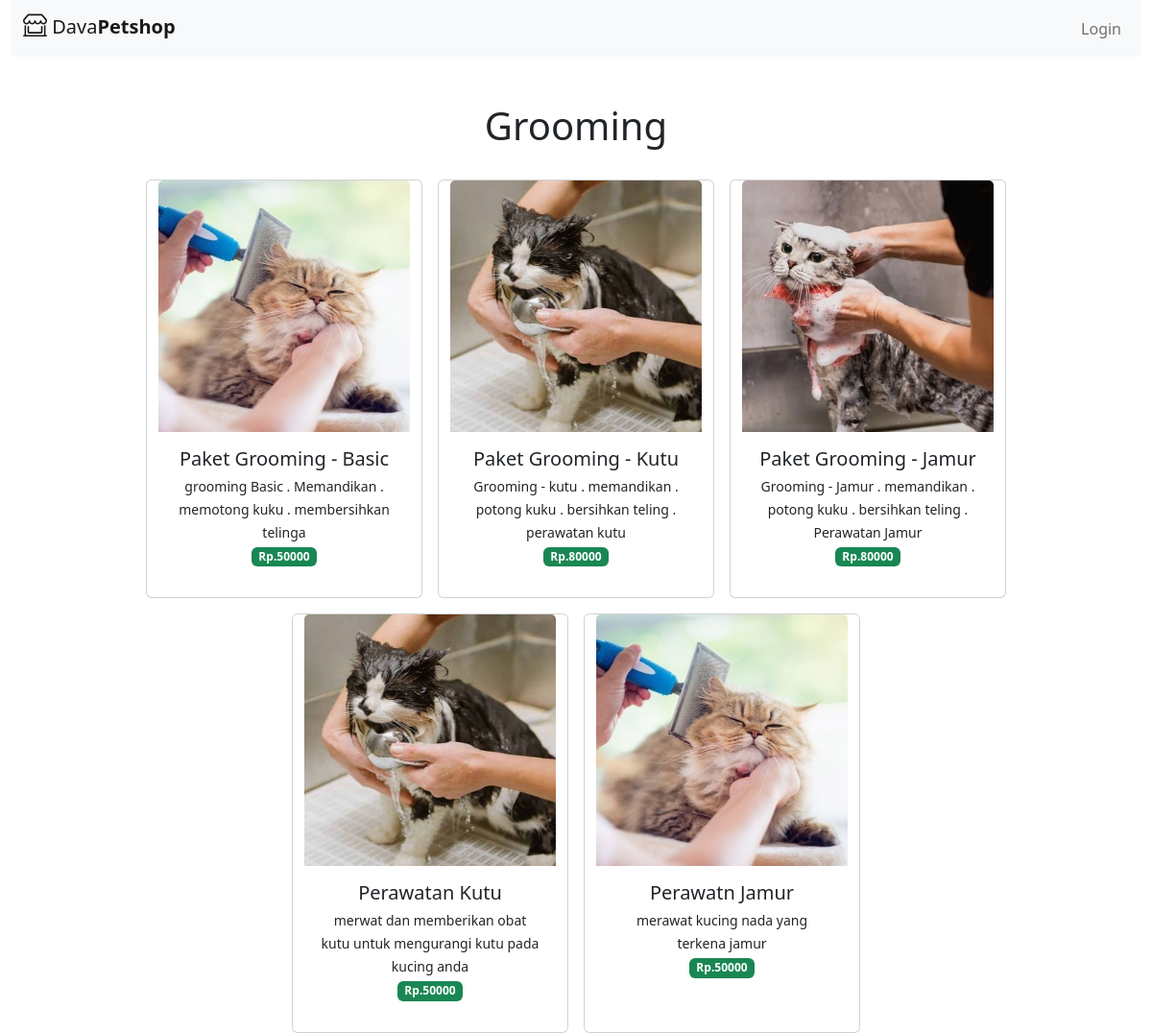
Page /index.php/dashboard/grooming on the earlier database version.
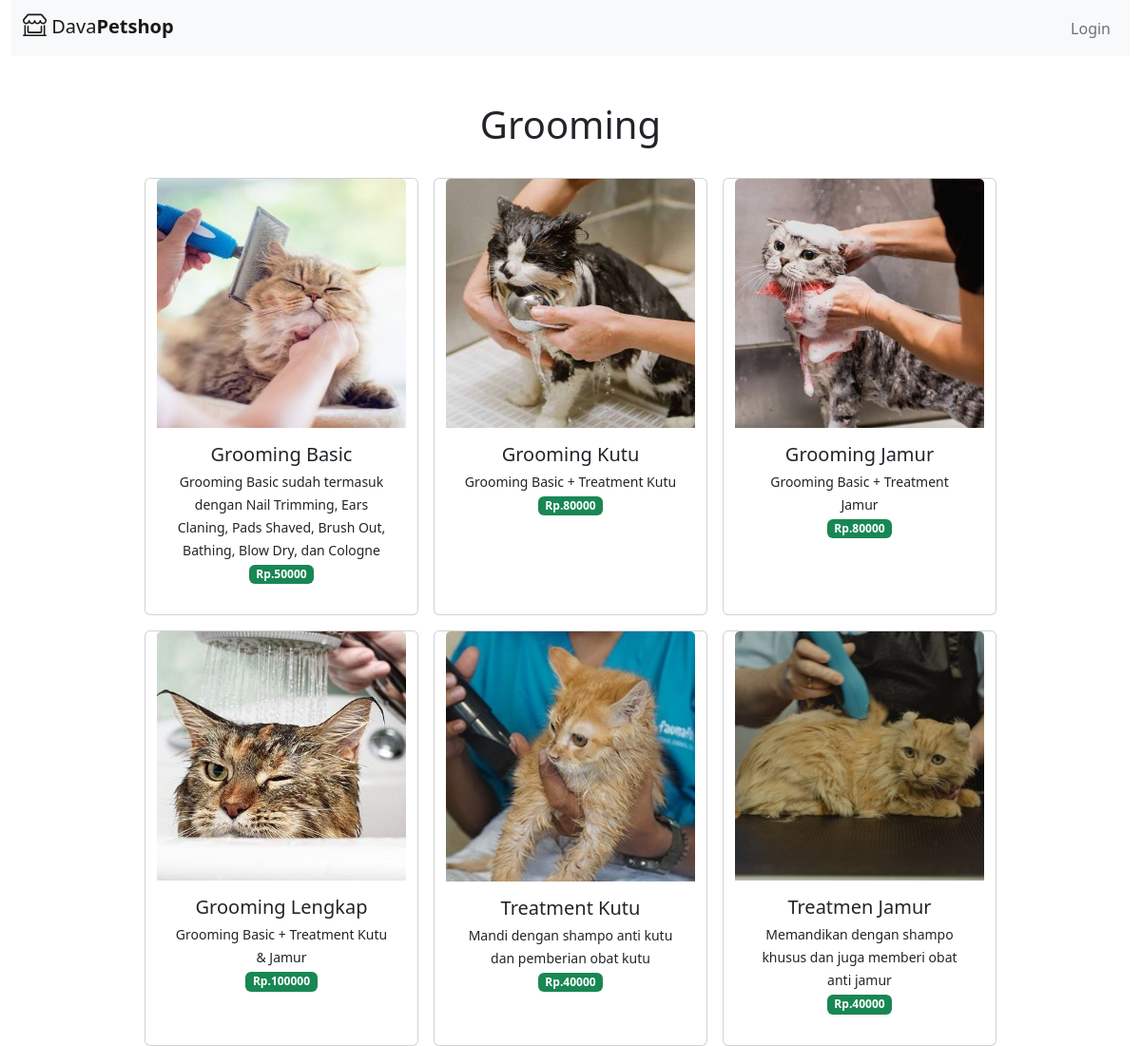
Same page on the later database version.
### tables this page shows
CREATE TABLE `service_grooming` (
  `id_grooming` int(11) NOT NULL,
  `name` varchar(50) NOT NULL,
  `description` text NOT NULL,
  `price` int(11) NOT NULL,
  `image` varchar(20) NOT NULL
);

### application/controllers/dashboard.php (called while the page is built, shortened)
<?php
class Dashboard extends CI_Controller {
	public function grooming() {
		$data['grooming_satuan'] = $this->model_grooming->tampil_data_satuan()->result();
		$this->load->view('tamplates/header');
		$this->load->view('tamplates/navbar');
		$this->load->view('grooming/layanan_grooming', $data);
		$this->load->view('tamplates/footer');
	}
}

### index.php (called while the page is built, shortened)
<?php
require_once BASEPATH.'core/CodeIgniter.php';

### application/models/model_grooming.php (called while the page is built, shortened)
<?php
	class Model_grooming extends CI_Model {
		public function tampil_data_satuan() {
			return $this->db->get('service_grooming');
		}
	}
?>

### application/views/grooming/layanan_grooming.php (the view)
<div class="container">
<div class="text-center mt-5">
		<h1>Grooming</h1>
	</div>
	<div class="row d-flex justify-content-center text-center mt-3">
		<?php foreach ($grooming_satuan as $grm) : ?>
			<div class=" col-6 card mx-2 mt-3" style="width:18rem" href="" >
			<a href="<?php echo site_url('dashboard/detail_grooming/'.$grm->id_grooming); ?>" class="text-decoration-none text-dark">
				<img src="<?php echo base_url().'/assets/img/'.$grm->image ?>" alt="" class="card-img-top">
				<div class="card-body">
					<h5 class="card-title mb-1"><?php echo $grm->name ?></h5>
					<small><?php echo $grm->description?></small><br>
					<span class="badge text-bg-success mb-3">Rp.<?php echo $grm->price?></span><br>
				</div>
				</a>
			</div>
		<?php endforeach; ?>
	</div>
</div>

### application/views/tamplates/header.php (shortened to what this page needs)
<!doctype html>
<html lang="en">
  <head>
    <link href="https://cdn.jsdelivr.net/npm/bootstrap@5.3.3/dist/css/bootstrap.min.css" rel="stylesheet">
	<link rel="stylesheet" href="https://cdn.jsdelivr.net/npm/daterangepicker/daterangepicker.css" />
	<link href="https://stackpath.bootstrapcdn.com/bootstrap/4.5.2/css/bootstrap.min.css" rel="stylesheet">
	<link rel="stylesheet" href="https://cdnjs.cloudflare.com/ajax/libs/font-awesome/6.6.0/css/all.min.css">
	<link rel="stylesheet" href="https://cdn.jsdelivr.net/npm/bootstrap@5.2.3/dist/css/bootstrap.min.css">
    <link rel="stylesheet" href="https://cdn.jsdelivr.net/npm/flatpickr/dist/flatpickr.min.css">
  </head>
  <body>

### application/views/tamplates/navbar.php (shortened to what this page needs)
<div class="container-fluid">
	<nav class="navbar navbar-expand-lg bg-body-tertiary">
	<div class="container-fluid">
		<a class="navbar-brand" href="<?php echo site_url('dashboard/index'); ?>">
			  Dava<b>Petshop</b></a>
		<div class="collapse navbar-collapse" id="navbarNav">
			<ul class="navbar-nav ms-auto">
				<?php if ($this->session->userdata('name')) { ?>
					<li class="nav-item">
						<div class="nav-link"><?php echo $this->session->userdata('name'); ?> -</div>
					</li>
					<li class="nav-item">
						<?php echo anchor('auth/logout', 'Logout', ['class' => 'nav-link']); ?>
					</li>
				<?php } else { ?>
					<li class="nav-item">
						<?php echo anchor('auth/login', 'Login', ['class' => 'nav-link']); ?>
					</li>
				<?php } ?>
			</ul>
		</div>
	</div>
	</nav>
</div>

### application/views/tamplates/footer.php (shortened to what this page needs)
</body>
</html>

Differences in the rows shown:
removed service_grooming: image (picture), name "Paket Grooming - Basic", description "grooming Basic . Memandikan . memotong kuku . membersihkan telinga", price "50000"
removed service_grooming: image (picture), name "Paket Grooming - Kutu", description "Grooming - kutu . memandikan . potong kuku . bersihkan teling . perawatan kutu", price "80000"
removed service_grooming: image (picture), name "Paket Grooming - Jamur", description "Grooming - Jamur . memandikan . potong kuku . bersihkan teling . Perawatan Jamur", price "80000"
removed service_grooming: image (picture), name "Perawatan Kutu", description "merwat dan memberikan obat kutu untuk mengurangi kutu pada kucing anda", price "50000"
removed service_grooming: image (picture), name "Perawatn Jamur", description "merawat kucing nada yang terkena jamur", price "50000"
added service_grooming: image (picture), name "Grooming Basic", description "Grooming Basic sudah termasuk dengan Nail Trimming, Ears Claning, Pads Shaved, Brush Out, Bathing, Blow Dry, dan Cologne", price "50000"
added service_grooming: image (picture), name "Grooming Kutu", description "Grooming Basic + Treatment Kutu", price "80000"
added service_grooming: image (picture), name "Grooming Jamur", description "Grooming Basic + Treatment Jamur", price "80000"
added service_grooming: image (picture), name "Grooming Lengkap", description "Grooming Basic + Treatment Kutu & Jamur", price "100000"
added service_grooming: image (picture), name "Treatment Kutu", description "Mandi dengan shampo anti kutu dan pemberian obat kutu", price "40000"
added service_grooming: image (picture), name "Treatmen Jamur", description "Memandikan dengan shampo khusus dan juga memberi obat anti jamur", price "40000"
